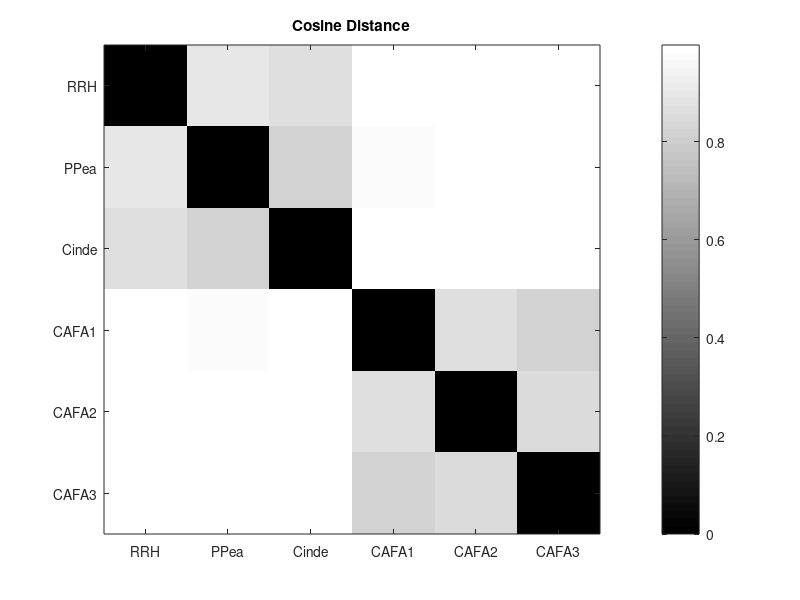

Source code (MATLAB):
function dist_matrix = docdistances()
    %function to calculate distance(difference) between two documents
    
    %read documents in lowercase
    tr1=lower(textread('RedRidingHood.txt','%s'));
    tr2=lower(textread('PrincessPea.txt','%s'));
    tr3=lower(textread('Cinderella.txt','%s'));
    tr4=lower(textread('CAFA1.txt','%s'));
    tr5=lower(textread('CAFA2.txt','%s'));
    tr6=lower(textread('CAFA3.txt','%s'));
    
    %combine all words of corpus into one cell array
    words_all=vertcat(tr1,tr2,tr3,tr4,tr5,tr6);
    
    %total docs in corpus
    n_docs=6;
    
    %calculate term frequency
    function term_freq = tf_func(tr)
        %function to calculate term frequency
        
        %get frequency
        unique_words = unique(words_all);
        %freq=histc(J,1:numel(unique_words));
        freq=zeros(1,numel(unique_words));
        for i=1:numel(unique_words)
            match=regexp(tr,strcat(unique_words{i},'\>'));
            freq(i)=length(find([match{:}]==1));
        end
        %double array of frequency of unique words
        term_freq = (freq');
    end

    function inv_doc_freq = idf()
        %compute inverse document frequency for every term
        
        %get unique words in doc
        unique_words=unique(words_all);
        %store number of docs where term occurrs
        doc_t=zeros(1,numel(unique_words));
        %iterate through each unique word in doc to get idf vector
        for i=1:length(unique_words)
            ctr=0;
            match=regexp(tr1,strcat(unique_words{i},'\>'));
            if ~isempty(find([match{:}]>=1, 1))
                ctr=ctr+1;
            end
            match=regexp(tr2,strcat(unique_words{i},'\>'));
            if ~isempty(find([match{:}]>=1, 1))
                ctr=ctr+1;
            end
            match=regexp(tr3,strcat(unique_words{i},'\>'));
            if ~isempty(find([match{:}]>=1, 1))
                ctr=ctr+1;
            end
            match=regexp(tr4,strcat(unique_words{i},'\>'));
            if ~isempty(find([match{:}]>=1, 1))
                ctr=ctr+1;
            end
            match=regexp(tr5,strcat(unique_words{i},'\>'));
            if ~isempty(find([match{:}]>=1, 1))
                ctr=ctr+1;
            end
            match=regexp(tr6,strcat(unique_words{i},'\>'));
            if ~isempty(find([match{:}]>=1, 1))
                ctr=ctr+1;
            end
            doc_t(i)=ctr;
        end
        
        %get idf vector
        inv_doc_freq=log10(n_docs./doc_t);
    end
    
    %calculate tf vectors for all docs
    tf_cinde=tf_func(tr1);
    tf_ppea=tf_func(tr2);
    tf_rrh=tf_func(tr3);
    tf_c1=tf_func(tr4);
    tf_c2=tf_func(tr5);
    tf_c3=tf_func(tr6);
    
    %calculate idf vector
    idf_vec=idf();
    %calculate tf-idf vector for all docs
    tfidf_cinde=tf_cinde.*idf_vec';   tfidf_ppea=tf_ppea.*idf_vec';   tfidf_rrh=tf_rrh.*idf_vec';
    tfidf_c1=tf_c1.*idf_vec'; tfidf_c2=tf_c2.*idf_vec'; tfidf_c3=tf_c3.*idf_vec';
        
    %compute cosine distance
    vec_list=[tfidf_cinde,tfidf_ppea,tfidf_rrh,tfidf_c1,tfidf_c2,tfidf_c3];
    %d = 1 - dot(v1,v2)/(norm(v1)*norm(v2));   %formula for cosine distance
    dist_matrix=zeros(n_docs,n_docs);
    for i=1:n_docs
        for j=1:n_docs
            dist_matrix(i,j)= 1 - dot(vec_list(:,i),vec_list(:,j))/(norm(vec_list(:,i))*norm(vec_list(:,j)));
        end
    end
    
    %plot distance matrix
    labels={'RRH','PPea','Cinde','CAFA1','CAFA2','CAFA3'};
    plt=imagesc(dist_matrix);
    colormap(gray)
    title('Cosine Distance')
    colorbar;
    set(gca,'xtick',[1:6],'xticklabel',labels);
    set(gca,'ytick',[1:6],'yticklabel',labels);
end        
